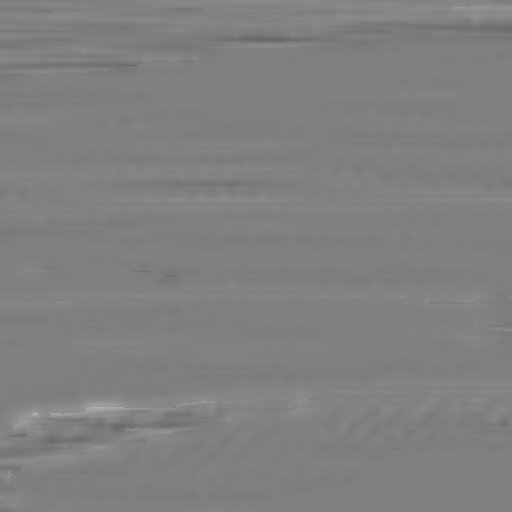
#> input picture data/relief/r128_01_16.jpg, 512 x 512 px; the run also reads 1 picture not shown here
$ python diff.py ../../data/relief/r128_01_16.jpg ../../data/relief/r128_01_22.jpg ../../data/relief/r128_01_22.jpg
#> lines starting #> are read from the running program, lines starting #| are printed output that depends on the picture; after the words box and inside, x2 and y2 are one past the last pixel; in counts of white or black regions, pixels touching at a corner belong together
#!/usr/bin/env python3
"""Percent differing pixels + a heatmap (spec 5)."""
import sys
import numpy as np
from PIL import Image

ref, port, heat = sys.argv[1], sys.argv[2], sys.argv[3]
a = np.asarray(Image.open(ref).convert('RGB'), dtype=np.int16)
b = np.asarray(Image.open(port).convert('RGB'), dtype=np.int16)
if a.shape != b.shape:
    print(f"SIZE MISMATCH ref{a.shape} port{b.shape}"); sys.exit(2)
d = np.abs(a - b).max(axis=2)
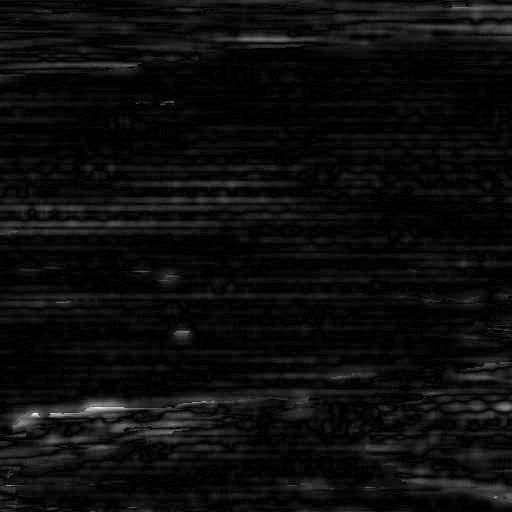
#> d: shape (512, 512) int16; min 0, max 54, mean 2.8; drawn with min black and max white
bad = d > 24
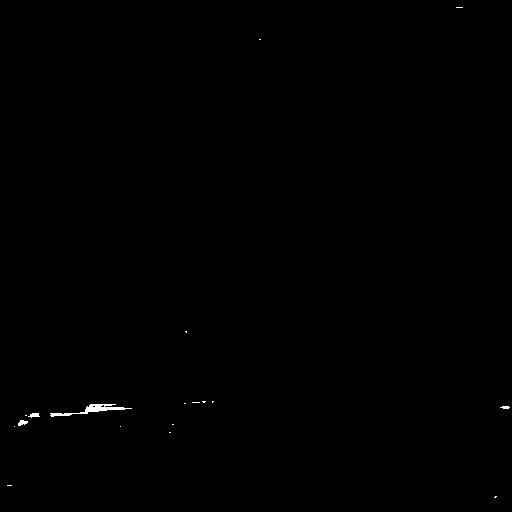
#> bad: shape (512, 512) bool; 0.17% white; 18 white regions (14 under 20 px), largest, box (x1, y1, x2, y2) and area: (50, 404, 132, 417) 308, (18, 420, 28, 426) 39, (28, 413, 40, 418) 38, (500, 406, 510, 409) 23
n = int(bad.sum())
#> n = 456
h, w = d.shape
#> h = 512; w = 512
out = np.empty((h, w, 3), dtype=np.uint8)
grey = np.clip(20 + d, 0, 255).astype(np.uint8)
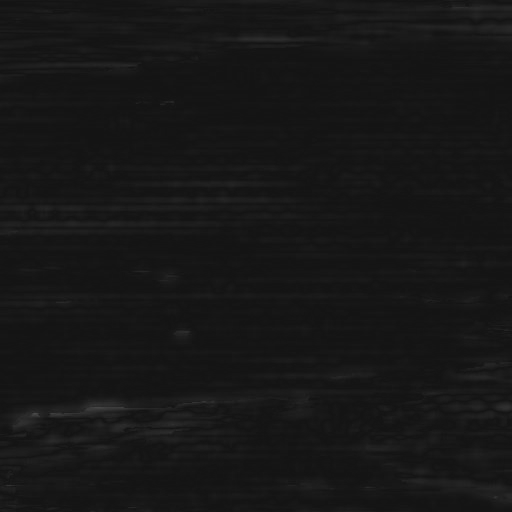
#> grey: shape (512, 512); min 20, max 74, mean 22.8
out[..., 0] = grey; out[..., 1] = grey; out[..., 2] = grey
#> after `out[..., 0] = grey`:
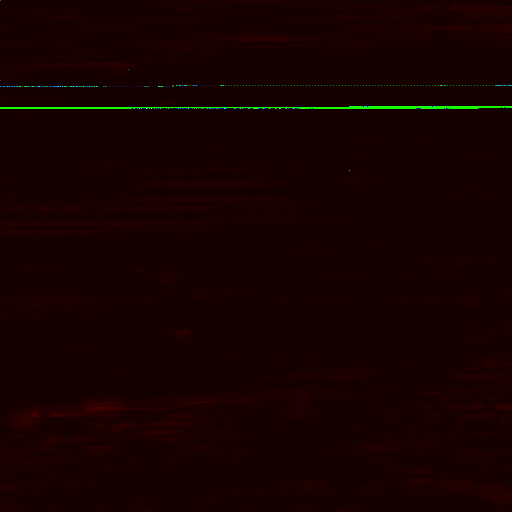
#> out: shape (512, 512, 3); mean of channels 0, 1, 2 22.8, 1.1, 0.2; drawn as R, G, B
#> after `out[..., 1] = grey`:
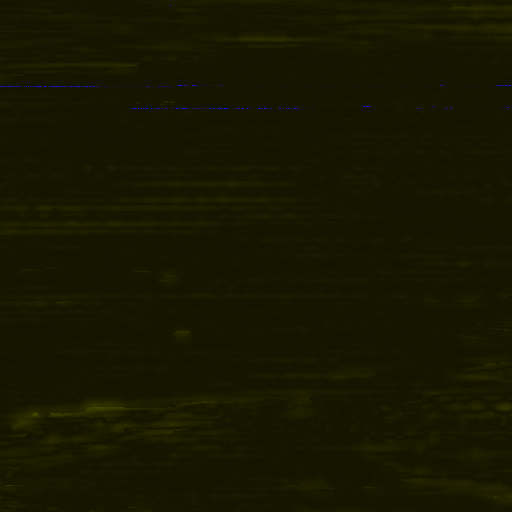
#> out: shape (512, 512, 3); mean of channels 0, 1, 2 22.8, 22.8, 0.2; drawn as R, G, B
out[bad, 0] = 255
out[bad, 1] = np.clip(d[bad] * 3, 0, 255).astype(np.uint8)
out[bad, 2] = 0
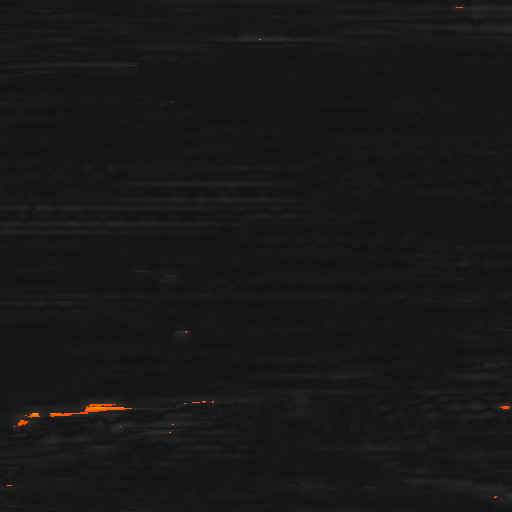
#> out: shape (512, 512, 3); mean of channels 0, 1, 2 23.1, 22.8, 22.7; drawn as R, G, B
Image.fromarray(out).save(heat)
pct = 100.0 * n / (w * h)
#> pct = 0.174
print(f"differing pixels: {n} / {w*h} = {pct:.2f}%   heatmap -> {heat}")
#| differing pixels: 456 / 262144 = 0.17%   heatmap -> ../../data/relief/r128_01_22.jpg
sys.exit(0 if pct < 2.0 else 1)
#> (the program exits here)
